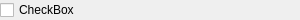
<?xml version="1.0" encoding="UTF-8"?>
<ui version="4.0">
 <class>friendselect</class>
 <widget class="QWidget" name="friendselect">
  <property name="geometry">
   <rect>
    <x>0</x>
    <y>0</y>
    <width>300</width>
    <height>20</height>
   </rect>
  </property>
  <property name="minimumSize">
   <size>
    <width>300</width>
    <height>20</height>
   </size>
  </property>
  <property name="maximumSize">
   <size>
    <width>300</width>
    <height>20</height>
   </size>
  </property>
  <property name="windowTitle">
   <string>Form</string>
  </property>
  <widget class="QCheckBox" name="checkBox">
   <property name="geometry">
    <rect>
     <x>0</x>
     <y>0</y>
     <width>380</width>
     <height>20</height>
    </rect>
   </property>
   <property name="minimumSize">
    <size>
     <width>380</width>
     <height>20</height>
    </size>
   </property>
   <property name="maximumSize">
    <size>
     <width>380</width>
     <height>20</height>
    </size>
   </property>
   <property name="text">
    <string>CheckBox</string>
   </property>
  </widget>
 </widget>
 <resources/>
 <connections/>
</ui>
